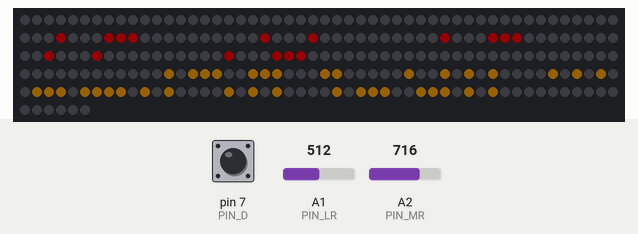
This sketch was run on a simulated Arduino Uno, built with avr-gcc and run on an emulated ATmega328P. Parts: 256 RGB LEDs in strip order, left to right, continuing on the next row. The test bench sets the inputs (shaded band); at power-on: A2 (PIN_MR) = 512, A1 (PIN_LR) = 512, pin 7 (PIN_D) HIGH. Dim RGB values are drawn brighter than linear; the local clock reads 2024-03-15 10:24:30 at power-on unless the sketch sets it; random numbers use the default seed unless the sketch sets one; what the sketch prints to the serial monitor is not drawn.

1.3 s: A2 (PIN_MR) set to 716
Above: at 1.82 s.

Measured:
- after the input at 1.3 s, the LEDs: first change after 0.24 s (image 0 shows a later state)

The sketch:

led_matrix.ino
```cpp
#include <FastLED.h>
#include <RTClib.h>
#include <Wire.h>
#include "Digit.h"
#include "MatrixConfig.h"

#define NUM_LEDS MATRIX_WIDTH * MATRIX_HEIGHT
#define MATRIX_PIN 2

#define PIN_LR A1
#define PIN_MR A2
#define PIN_D 7

RTC_DS3231 rtc;

CRGB leds[NUM_LEDS];

Digit hourLow = Digit();
Digit hourHigh = Digit();

Digit minuteLow = Digit();
Digit minuteHigh = Digit();

Digit secondLow = Digit();
Digit secondHigh = Digit();

CRGB bgColor = CRGB(0, 0, 0);

CRGB hourFontColor = CRGB::Orange;
CRGB hourBgColor = bgColor;
CRGB hourDotColor = CRGB::Red;

CRGB minuteFontColor = CRGB::Orange;
CRGB minuteBgColor = bgColor;
CRGB minuteDotColor = CRGB::Red;

CRGB secondFontColor = CRGB::Red;
CRGB secondBgColor = bgColor;
CRGB secondDotColor = CRGB::Orange;

void setup() {
  pinMode(PIN_LR, INPUT);
  pinMode(PIN_MR, INPUT);
  pinMode(PIN_D, INPUT_PULLUP);

  Serial.begin(9600);
  Wire.begin();

//    rtc.adjust(DateTime(F(__DATE__), F(__TIME__)));
//   delay(3000);

  FastLED.addLeds<LED_TYPE, MATRIX_PIN, COLOR_ORDER>(leds, NUM_LEDS).setCorrection(TypicalLEDStrip).setDither(0);

  hourHigh.setCoordinates(0, 10);
  hourLow.setCoordinates(4, 10);

  hourHigh.setFontColor(hourFontColor);
  hourLow.setFontColor(hourFontColor);

  hourHigh.setBgColor(hourBgColor);
  hourLow.setBgColor(hourBgColor);

  hourHigh.setDotColor(hourDotColor);
  hourLow.setDotColor(hourDotColor);


  minuteHigh.setCoordinates(9, 10);
  minuteLow.setCoordinates(13, 10);

  minuteHigh.setFontColor(minuteFontColor);
  minuteLow.setFontColor(minuteFontColor);

  minuteHigh.setBgColor(minuteBgColor);
  minuteLow.setBgColor(minuteBgColor);

  minuteHigh.setDotColor(minuteDotColor);
  minuteLow.setDotColor(minuteDotColor);


  secondHigh.setCoordinates(4, 3);
  secondLow.setCoordinates(8, 3);

  secondHigh.setFontColor(secondFontColor);
  secondLow.setFontColor(secondFontColor);

  secondHigh.setBgColor(secondBgColor);
  secondLow.setBgColor(secondBgColor);

  secondHigh.setDotColor(secondDotColor);
  secondLow.setDotColor(secondDotColor);
}

int diag[4];

void loop() {
  int brightness = getBrightness(diag);
  bool isDiagnosticsMode = !digitalRead(PIN_D);

  if (isDiagnosticsMode) {
    updateDigits(diag);
  } else {
    updateDigits(rtc.now());
  }

  hourHigh.draw(leds);
  hourLow.draw(leds);

  minuteHigh.draw(leds);
  minuteLow.draw(leds);

  secondHigh.draw(leds);
  secondLow.draw(leds);

  FastLED.setBrightness(brightness);
  FastLED.show();
  FastLED.delay(30);
}

void updateDigits(int diag[]) {
  hourHigh.set(diag[1] / 10);
  hourLow.set(diag[1] % 10);

  minuteHigh.set(diag[2] / 10);
  minuteLow.set(diag[2] % 10);

  secondHigh.set(diag[0] / 10);
  secondLow.set(diag[0] % 10);
}

void updateDigits(DateTime dt) {
  byte h = dt.hour();
  hourHigh.set(h / 10);
  hourLow.set(h % 10);

  byte m = dt.minute();
  minuteHigh.set(m / 10);
  minuteLow.set(m % 10);

  byte s = dt.second();
  secondHigh.set(s / 10);
  secondLow.set(s % 10);
}
```

Arrays.h
```cpp
#ifndef ARRAYS
#define ARRAYS 1

class Arrays {
  public:
    static void shuffle(XY arr[], int arr_size) {
      for (int i = 0; i < arr_size / 2; i++) {
        int i1 = random(arr_size);
        int i2 = random(arr_size);
        swap(arr, i1, i2);
      }
    }

    static void swap(XY arr[], int l, int r) {
      XY tmp = arr[r];
      arr[r] = arr[l];
      arr[l] = tmp;
    }
};

#endif
```

Brightness.ino
```cpp
long last_ms = 0;
int br = 0;

#define DAY_TO_NIGHT_RATIO 10
#define DAY_THRESHOLD 20

// [br, lr, mr, is_day]
int getBrightness(int res[]) {
  long now = millis();
  if (now - last_ms < 500) {
    return br;
  }

  br = getManualBrightness(res);
  bool day = isDay(res);

  if (!day) {
    br = br / DAY_TO_NIGHT_RATIO;
  }

  print(res);
  last_ms = now;

  return br;
}

bool isDay(int values[]) {
  int lr = analogRead(PIN_LR) / 10;
  bool isDay = lr > DAY_THRESHOLD;

  values[1] = lr;
  values[3] = isDay;

  return isDay;
}

int getManualBrightness(int values[]) {
  int mr = analogRead(PIN_MR);

  int mr_a = constrain(mr - 624, 0, 1023);
  int br = map(mr_a, 0, 400, 0, 99);

  values[0] = br;
  values[2] = mr / 10;

  return br;
}

void print(int res[]) {
  Serial.print(res[0]);

  if (!res[3]) {
    Serial.print(" (NIGHT)");
  }

  Serial.print(" LR = ");
  Serial.print(res[1]);
  Serial.print(", MR = ");
  Serial.println(res[2]);
}
```

Digit.cpp
```cpp
#include "Digit.h"
#include "MatrixConfig.h"
#include "Arrays.h"
#include <Arduino.h>

XY::XY(int _x, int _y) {
  x = _x;
  y = _y;
};

XY::XY() {
  x = 0;
  y = 0;
}

Digit::Digit() {
  _x = 3;
  _y = 4;
  _digit = -1;

  _fontColor = CRGB::Red;
  _bgColor = CRGB::Black;

  for (int x = 0; x < WIDTH; x++) {
    for (int y = 0; y < HEIGHT; y++) {
      int frameIndex = MAX_NUM_FRAMES - (y * WIDTH + x) - 1;
      _frames[frameIndex].x = x;
      _frames[frameIndex].y = y;
    }
  }

  _currentFrame = MAX_NUM_FRAMES; // Means nothing is left to draw
}

void Digit::set(byte digit) {
  if (_digit == digit || digit > 9) {
    return;
  }

  if (_currentFrame < MAX_NUM_FRAMES) {
    return;
  }

  _digit = digit;
  _updateFrames();
}

void Digit::setCoordinates(int x, int y) {
  _x = x;
  _y = y;
}

void Digit::setFontColor(CRGB color) {
  _fontColor = color;
}

void Digit::setBgColor(CRGB color) {
  _bgColor = color;
}

void Digit::setDotColor(CRGB color) {
  _dotColor = color;
}

byte Digit::get() {
  return _digit;
}

void Digit::draw(CRGB leds[]) {
  if (_currentFrame >= MAX_NUM_FRAMES) {
    return;
  }

  for (int i = 0; i <= _currentFrame; i++) {
    XY pixel = _frames[i];
    int ledIndex = Matrix::xy(_x + pixel.x, _y + pixel.y);

    if (_isPixelFilled(pixel)) {
      leds[ledIndex] = _fontColor;
    } else {
      leds[ledIndex] = _bgColor;
    }

    if (i == _currentFrame && i != (MAX_NUM_FRAMES - 1)) {
      leds[ledIndex] = _dotColor;
    }
  }

  _currentFrame++;
}

bool Digit::_isPixelFilled(XY pixel) {
  byte thisByte = pgm_read_byte(&(font3x5[_digit][pixel.x]));
  return (thisByte & (1 << pixel.y));
}

void Digit::_updateFrames() {
//  Arrays::shuffle(_frames, MAX_NUM_FRAMES);
  _currentFrame = 0;
}
```

Digit.h
```cpp
#include <FastLED.h>

class XY {
  public:
    XY(int _x, int _y);
    XY();
    int x, y;
};

class Digit {
  public:
    Digit();
    void set(byte digit);
    byte get();
    void setCoordinates(int x, int y);
    void setFontColor(CRGB color);
    void setBgColor(CRGB color);
    void setDotColor(CRGB color);
    void draw(CRGB leds[]);

  private:
    static const int WIDTH = 3;
    static const int HEIGHT = 5;
    static const int NUM_PIXELS = WIDTH * HEIGHT;
    static const int MAX_NUM_FRAMES = NUM_PIXELS;

    byte _digit;
    int _x, _y;
    XY _frames[MAX_NUM_FRAMES];
    int _currentFrame;
    CRGB _fontColor, _bgColor, _dotColor;

    void _updateFrames();
    bool _isPixelFilled(XY pixel);
};

const uint8_t font3x5[][3] PROGMEM = {
  {0b11111, 0b10001, 0b11111},    // 0
  {0b00000, 0b00000, 0b11111},    // 1
  {0b10111, 0b10101, 0b11101},    // 2
  {0b10101, 0b10101, 0b11111},    // 3
  {0b11100, 0b00100, 0b11111},    // 4
  {0b11101, 0b10101, 0b10111},    // 5
  {0b11111, 0b10101, 0b10111},    // 6
  {0b10000, 0b10000, 0b11111},    // 7
  {0b11111, 0b10101, 0b11111},    // 8
  {0b11101, 0b10101, 0b11111},    // 9
};
```

MatrixConfig.h
```cpp
#ifndef MATRIX_WIDTH

#define MATRIX_WIDTH 16
#define MATRIX_HEIGHT 16
#define LED_TYPE WS2812B
#define COLOR_ORDER GRB

class Matrix {
  public:
    static int xy(int x, int y) {
      int i;

      if ( y & 0x01) {
        // Odd rows run backwards
        uint8_t reverseX = (MATRIX_WIDTH - 1) - x;
        i = (y * MATRIX_WIDTH) + reverseX;
      } else {
        // Even rows run forwards
        i = (y * MATRIX_WIDTH) + x;
      }

      return i;
    }
};

#endif
```
